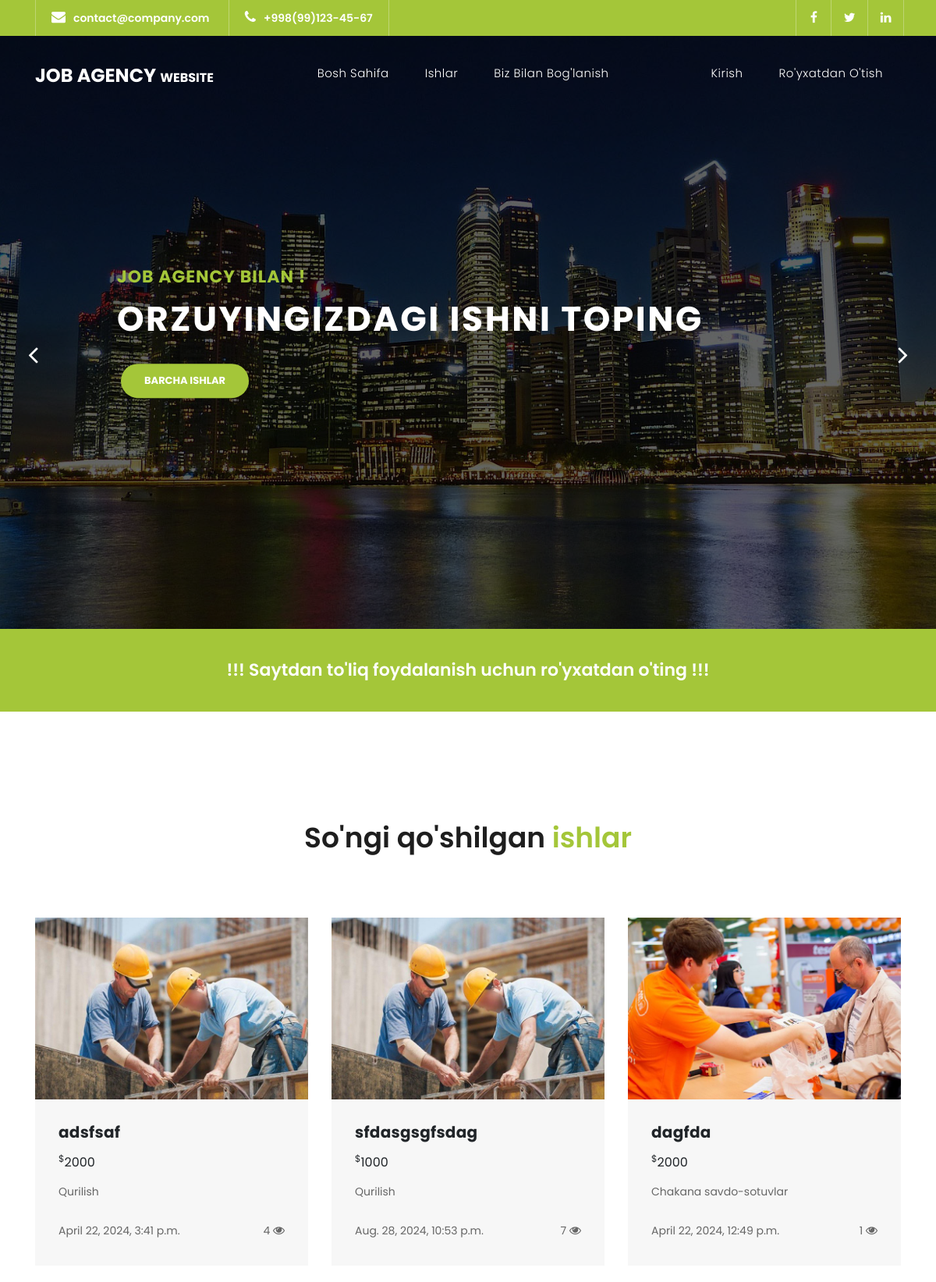
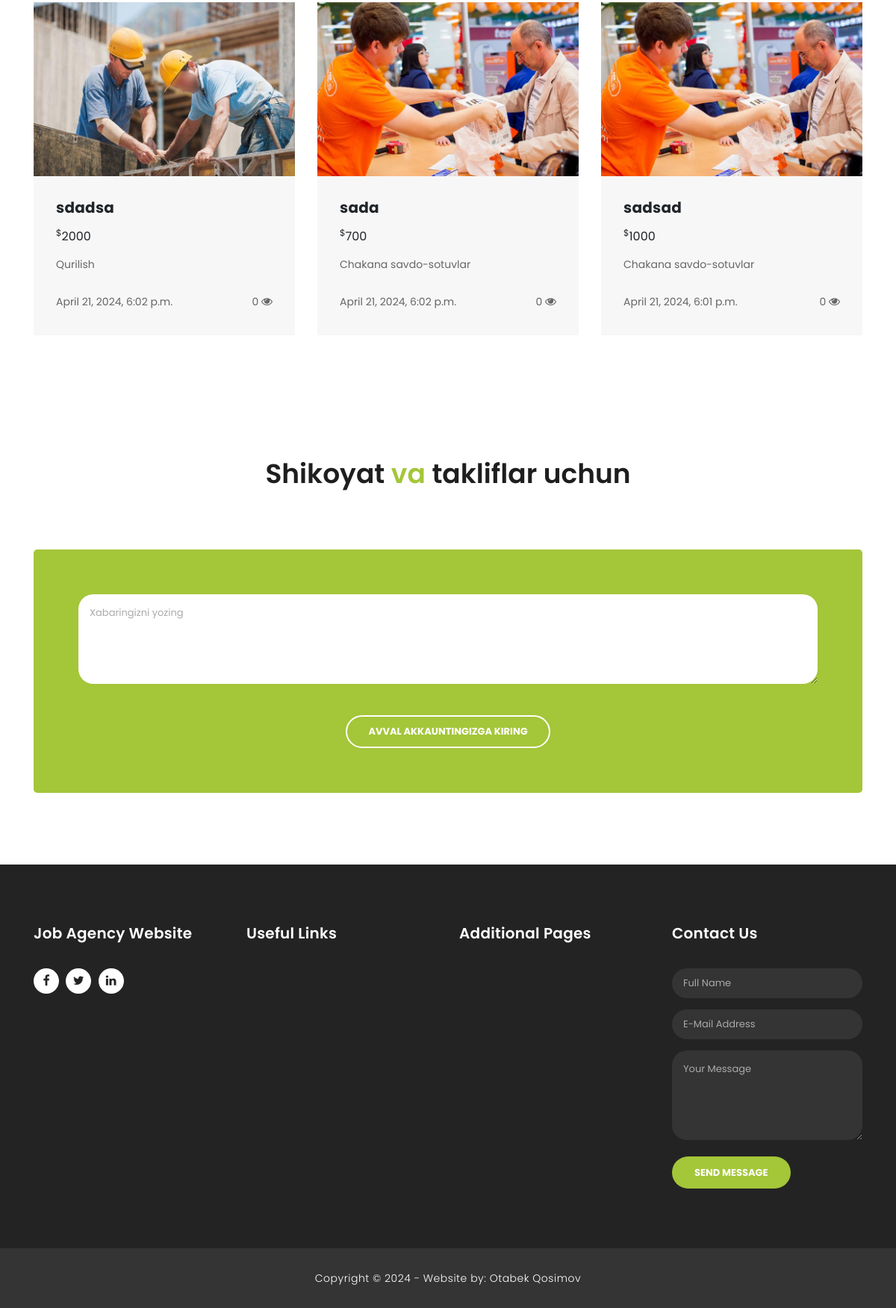
The page / on the database its author committed (2 pictures, top to bottom).
### jobs/models.py (models this page shows, shortened)
class Jobs(models.Model):
    name = models.CharField(max_length=100, verbose_name="ish")
    category = models.ForeignKey(Category, on_delete=models.CASCADE, verbose_name="Yo'nalish")
    deman = models.TextField(verbose_name="Talab")
    salary = models.IntegerField(verbose_name="Maosh")
    author = models.ForeignKey(User, on_delete=models.CASCADE, verbose_name="Muallif")
    views = models.IntegerField(default=0)
    created = models.DateTimeField(auto_now_add=True)
    updated = models.DateTimeField(auto_now=True)

class Category(models.Model):
    name = models.CharField(max_length=50, verbose_name="Yo'nalish")
    photo = models.ImageField(upload_to='jobs_photo/')
    def __str__(self):
        return self.name

### jobs/views.py (the view, shortened to what this page needs)
# urls.py: path('', index, name='index'),
def index(request):
    jobs_index = Jobs.objects.order_by('-created')[0:6]
    ctx = {
        'jobs_index': jobs_index,
        'title': "Bosh sahifa"
    }
    return render(request, 'jobs/index.html', ctx)

### templates/jobs/index.html (shortened to what this page needs)
{% extends 'base.html' %}
{% load static %}
{% block content %}
<div class="main-banner header-text" id="top">
    <div class="Modern-Slider">
        <div class="item item-1">
            <div class="img-fill">
                <div class="text-content">
                    <h6>Job Agency bilan !</h6>
                    <h4>Orzuyingizdagi ishni toping</h4>
                    <a href="{% url 'jobs' %}" class="filled-button">Barcha ishlar</a>
                </div>
            </div>
        </div>
    </div>
</div>
{% if not user.is_authenticated %}
    <div class="request-form">
      <div class="container">
          <div class="text-center">
            <h4>!!! Saytdan to'liq foydalanish uchun ro'yxatdan o'ting !!!</h4>
          </div>
      </div>
    </div>
{% endif %}
<div class="services">
    <div class="container">
        <div class="row">
            <div class="col-md-12">
                <div class="section-heading">
                    <h2>So'ngi qo'shilgan <em>ishlar</em></h2>
                </div>
            </div>
            {% for job in jobs_index %}
            <div class="col-md-4">
                <div class="service-item">
                    <img src="{{job.category.photo.url}}" alt="">
                    <div class="down-content">
                        <h4>{{job.name}}</h4>
                        <div style="margin-bottom:10px;">
                            <span> <sup>$</sup>{{job.salary}}  </span>
                        </div>
                        <p>{{job.category}}</p>
                        <p class="mb-0" style="text-align: left; margin-top: 20px;">{{job.updated}}</p>
                        <p class="mb-0" style="text-align: right; margin-top: -30px;">{{job.views}} <i style="font-size:15px;" class="fa">&#xf06e;</i></p>
                    </div>
                </div>
                <br>
            </div>
            {% endfor %}
        </div>
    </div>
</div>
<div class="callback-form">
    <div class="container">
        <div class="row">
            <div class="col-md-12">
                <div class="section-heading">
                    <h2>Shikoyat <em>va</em> takliflar uchun</h2>
                </div>
            </div>
            <div class="col-md-12">
                <div class="contact-form">
                    <form id="contact" action="" method="post">
                        <div class="row">
                            <div class="col-lg-12">
                                <fieldset>
                                    <textarea name="text" rows="6" class="form-control" id="message"
                                              placeholder="Xabaringizni yozing" required=""></textarea>
                                </fieldset>
                            </div>
                            <div class="col-lg-12">
                                {%if user.is_authenticated %}
                                <fieldset>
                                    <button type="submit" id="form-submit" class="border-button">Xabarni yuborish</button>
                                </fieldset>
                                {%else%}
                                  <fieldset>
                                    <a href= "{% url 'login' %}" type="button" class="border-button">Avval akkauntingizga kiring</a>
                                </fieldset>
                                {% endif %}
                            </div>
                        </div>
                    </form>
                </div>
            </div>
        </div>
        <br>
        <br>
        <br>
        <br>
    </div>
</div>
{% endblock content %}

### static/assets/css/style.css (style rules this page uses)
body { font-family: 'Poppins', sans-serif; overflow-x: hidden; text-rendering: optimizeLegibility; -webkit-font-smoothing: antialiased; -moz-osx-font-smoothing: grayscale; }
p { margin-bottom: 0px; font-size: 14px; color: #666666; line-height: 30px; }
a { text-decoration: none!important; }
h1,h2,h3,h4,h5,h6 { margin: 0px; }
a.filled-button { background-color: #a4c639; color: #fff; font-size: 13px; text-transform: uppercase; font-weight: 700; padding: 12px 30px; border-radius: 30px; display: inline-block; transition: all 0.3s; }
a.border-button { background-color: transparent; color: #fff; border: 2px solid #fff; font-size: 13px; text-transform: uppercase; font-weight: 700; padding: 10px 28px; border-radius: 30px; display: inline-block; transition: all 0.3s; }
.section-heading { text-align: center; margin-bottom: 80px; }
.section-heading h2 { font-size: 36px; font-weight: 600; color: #1e1e1e; }
.section-heading em { font-style: normal; color: #a4c639; }
.img-fill { width: 100%; display: block; overflow: hidden; position: relative; text-align: center }
.img-fill:before { content: ''; z-index: 1; position: absolute; top: 0; left: 0; bottom:0; right: 0; background-color: rgba(0,0,0,.6) }
.Modern-Slider .text-content { z-index: 2; }
*, *:before, *:after { -webkit-box-sizing: border-box; box-sizing: border-box; -webkit-font-smoothing: antialiased; -moz-osx-font-smoothing: grayscale; }
.blocks-box, .slick-slider { margin: 0; padding: 0!important; }
.slick-slide { float: left; padding: 0; }
.Modern-Slider .item .img-fill { background-size: cover; background-position: center center; background-repeat: no-repeat; height:95vh; }
.Modern-Slider .item-1 .img-fill { background-image: url(../images/slider-image-1-1920x900.jpg); }
.Modern-Slider .text-content { text-align: left; width: 75%; position: absolute; top: 50%; left: 50%; transform: translate(-50%, -50%); }
.Modern-Slider .item h6 { margin-bottom: 15px; font-size: 22px; text-transform: uppercase; font-weight: 700; letter-spacing: 1px; color:#a4c639; animation:fadeOutRight 1s both; }
.Modern-Slider .item h4 { margin-bottom: 30px; text-transform: uppercase; font-size: 44px; font-weight: 700; letter-spacing: 2.5px; color:#FFF; overflow:hidden; animation:fadeOutLeft 1s both; }
.Modern-Slider .item a { margin: 0 5px; }
.Modern-Slider .item.slick-active h6 { animation:fadeInDown 1s both 1s; }
.Modern-Slider .item.slick-active h4 { animation:fadeInLeft 1s both 1.5s; }
.Modern-Slider .item.slick-active { animation:Slick-FastSwipeIn 1s both; }
.Modern-Slider { background:#000; }
.slick-slider { position:relative;display:block;-webkit-user-select:none;-moz-user-select:none;-ms-user-select:none;user-select:none;-webkit-touch-callout:none;-khtml-user-select:none;-ms-touch-action:pan-y;touch-action:pan-y;-webkit-tap-highlight-color:transparent }
.slick-slide { display:none;float:left ;height:100%;min-height:1px }
.slick-initialized .slick-slide { display:block }
.request-form { background-color: #a4c639; padding: 40px 0px; color: #fff; }
.request-form h4 { font-size: 22px; font-weight: 600; }
.services { margin-top: 140px; }
.service-item img { width: 100%; overflow: hidden; }
.service-item .down-content { background-color: #f7f7f7; padding: 30px; }
.service-item .down-content h4 { font-size: 20px; font-weight: 700; letter-spacing: 0.25px; margin-bottom: 15px; }
.service-item .down-content p { margin-bottom: 20px; }
.callback-form { margin-top: 140px; }
.callback-form .contact-form { background-color: #a4c639; padding: 60px; border-radius: 5px; text-align: center; }
.callback-form .contact-form textarea { border-radius: 20px; height: 120px; max-height: 200px; min-height: 120px; display: inline-block; padding: 15px; color: #6a6a6a; font-size: 13px; text-transform: none; box-shadow: none; border: none; margin-bottom: 35px; }
.callback-form .contact-form ::placeholder { color: #aaa; }

### rows shown on the page
Jobs: category.photo (picture), name "adsfsaf", salary "2000", category "Qurilish", updated "April 22, 2024, 3:41 p.m.", views "4"
Jobs: category.photo (picture), name "sfdasgsgfsdag", salary "1000", category "Qurilish", updated "Aug. 28, 2024, 10:53 p.m.", views "7"
Jobs: category.photo (picture), name "dagfda", salary "2000", category "Chakana savdo-sotuvlar", updated "April 22, 2024, 12:49 p.m.", views "1"
Jobs: category.photo (picture), name "sdadsa", salary "2000", category "Qurilish", updated "April 21, 2024, 6:02 p.m.", views "0"
Jobs: category.photo (picture), name "sada", salary "700", category "Chakana savdo-sotuvlar", updated "April 21, 2024, 6:02 p.m.", views "0"
Jobs: category.photo (picture), name "sadsad", salary "1000", category "Chakana savdo-sotuvlar", updated "April 21, 2024, 6:01 p.m.", views "0"
